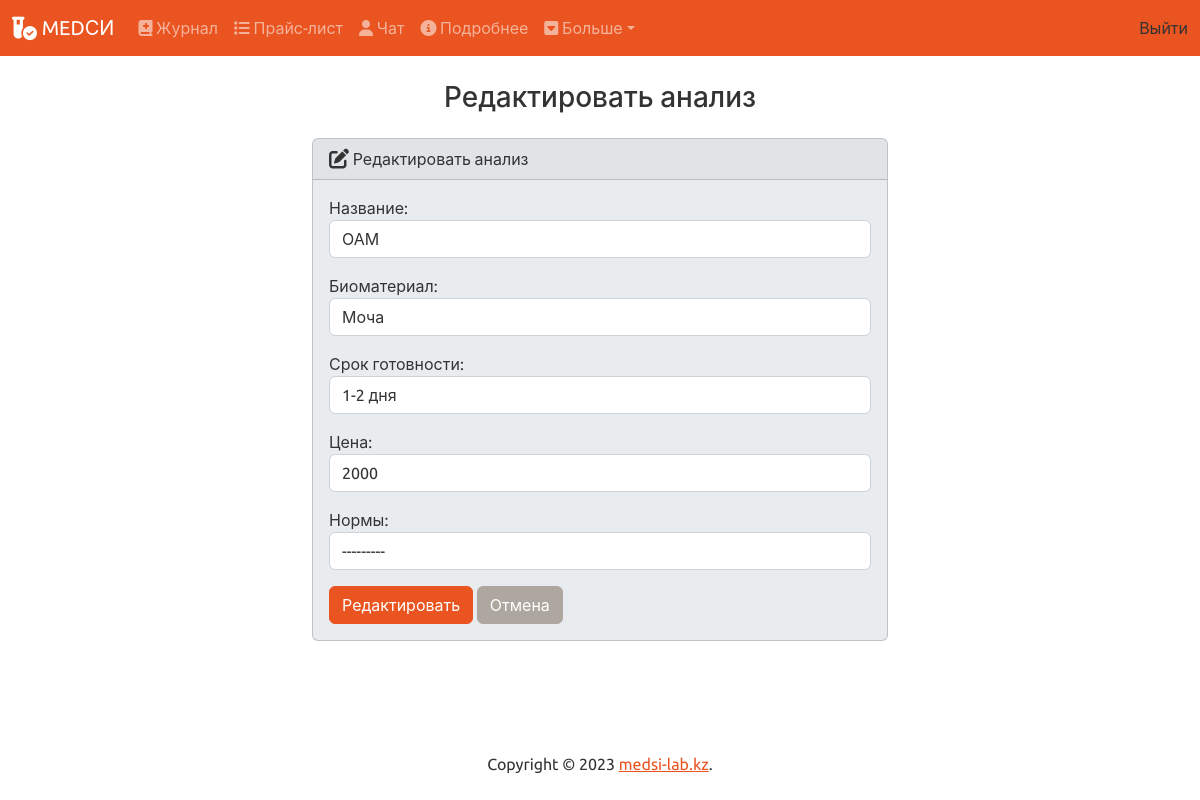
/edit_price/2/ (signed in), run on the app's committed database.
### lms/models.py (models this page shows, shortened)
class Price(models.Model):
    name = models.CharField(max_length=255, verbose_name='Название')
    bio = models.CharField(max_length=255, null=True, blank=True, verbose_name='Анализ')
    day = models.CharField(max_length=255, null=True, blank=True, verbose_name='Срок готовности')
    norma = models.CharField(max_length=255, choices=NORMA, null=True, blank=True, verbose_name='Нормы')
    price = models.IntegerField(null=True, blank=True, verbose_name='Цена')
    class Meta:
        ordering = ['name']
        verbose_name = 'Прайс'
        verbose_name_plural= 'Прайс'

### lms/views.py (the view)
# urls.py: path('edit_price/<int:id>/', views.edit_price, name='edit_price'),
@login_required
def edit_price(request, id):
    if request.method == 'POST':
        price = Price.objects.get(pk=id)
        form = PriceForm(request.POST, instance=price)
        if form.is_valid():
            form.save()
            return render(request, 'edit_price.html', {
                'form': form,
                'success': True
            })
    else:
        price = Price.objects.get(pk=id)
        form = PriceForm(instance=price)
    return render(request, 'edit_price.html', {
        'form': form
    })

### lms/forms.py
class PriceForm(forms.ModelForm):
  class Meta:
    model = Price
    fields = ['name','bio', 'day', 'price', 'norma']
    labels = {
      'name':'Название',
      'day':'Срок готовности',
      'bio':'Биоматериал',
      'price':'Цена',
      'norma':'Нормы',
    }
    widgets = {
      'name': forms.TextInput(attrs={'class': 'form-control'}),
      'day': forms.TextInput(attrs={'class': 'form-control'}),
      'bio': forms.TextInput(attrs={'class': 'form-control'}),
      'price': forms.NumberInput(attrs={'class': 'form-control'}),
      'norma': forms.Select(attrs={'class': 'form-control'}),
    }

### lms/templates/edit_price.html (shortened to what this page needs)
{% extends "base.html" %}
{% block body %}
  <h3 class="text-center m-4">Редактировать анализ</h3>
  {% if success %}
    <div class="alert alert-success" role="alert">
      Анализ отредактирован.
      <a href="{% url 'price' %}" class="alert-link">Вернуться на главную страницу.</a>
    </div>
  {% else %}
    <div class="row justify-content-center">
      <div class="col-6">
        <div class="card bg-light mb-3">
          <div class="card-header">
            <i class="fa-solid fa-pen-to-square fa-lg"></i> Редактировать анализ
          </div>
          <div class="card-body">
            <form action="" method="POST">
              {{ form.as_p }}
              <button type="submit" class="btn btn-primary">Редактировать</button>
              <a href="{% url 'price' %}" class="btn btn-secondary">Отмена</a>
            </form>
          </div>
        </div>
      </div>
    </div>
  {% endif %}
{% endblock %}

### data on the page
Price: name "ОАМ", bio "Моча", day "1-2 дня", price "2000", norma "---------"
